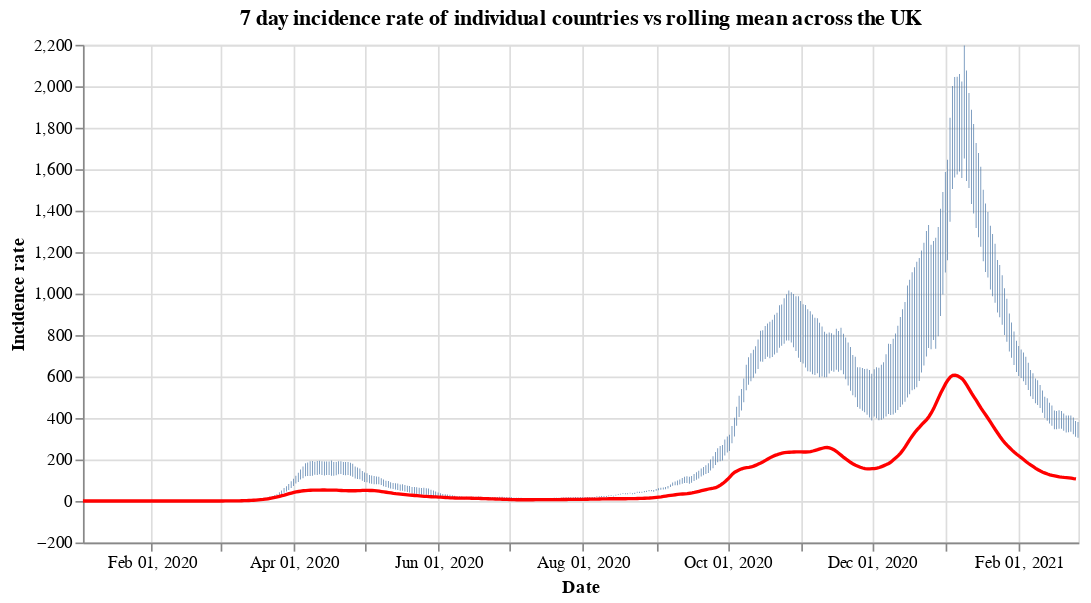

Notebook cell for this chart:
### Code cell
#collapse
countries = uk_cases['areaName'].unique()
countries.sort()

selection = alt.selection_single(
    name='Select',
    fields=['areaName'],
    init={'areaName': 'Wales'},
    bind={'areaName': alt.binding_select(options=countries)}
)

# scatter plot, modify opacity based on selection
bars = alt.Chart(uk_cases).mark_bar().add_selection(
    selection
).encode(
    x=alt.X("yearmonthdate(date):T", axis=alt.Axis(title='Date')),
    y=alt.Y("weeklyCasesRate:Q", axis=alt.Axis(title='Incidence rate')),
    tooltip='weeklyCasesRate:Q',
    opacity=alt.condition(selection, alt.value(1), alt.value(0))
).properties(title=f'7 day incidence rate of individual countries vs rolling mean across the UK', width=600)

line = alt.Chart(overview_cases).mark_line(
    color='red',
    size=2,
).transform_window(
    rolling_mean='mean(weeklyCasesRate)',
    frame=[0, 7]
).encode(
    x='yearmonthdate(date):T',
    y='rolling_mean:Q'
)

alt.layer(bars, line)

### Figure 1 — Vega-Lite specification as saved in the notebook (floating-point values rounded to 4 significant figures; data arrays with more than 128 entries replaced by an {"elided": "..."} marker saying what was removed)
{"config": {"view": {"continuousWidth": 400, "continuousHeight": 300}}, "layer": [{"data": {"name": "data-343a2b34e7bfd1177d5d90d0955714c8"}, "mark": "bar", "encoding": {"opacity": {"condition": {"value": 1, "selection": "Select"}, "value": 0}, "tooltip": {"type": "quantitative", "field": "weeklyCasesRate"}, "x": {"type": "temporal", "axis": {"title": "Date"}, "field": "date", "timeUnit": "yearmonthdate"}, "y": {"type": "quantitative", "axis": {"title": "Incidence rate"}, "field": "weeklyCasesRate"}}, "selection": {"Select": {"type": "single", "fields": ["areaName"], "init": {"areaName": "Wales"}, "bind": {"areaName": {"input": "select", "options": ["England", "Northern Ireland", "Scotland", "Wales"]}}}}, "title": "7 day incidence rate of individual countries vs rolling mean across the UK", "width": 600}, {"data": {"name": "data-6da4cddec6e5ccd031ffa8d15d61da49"}, "mark": {"type": "line", "color": "red", "size": 2}, "encoding": {"x": {"type": "temporal", "field": "date", "timeUnit": "yearmonthdate"}, "y": {"type": "quantitative", "field": "rolling_mean"}}, "transform": [{"window": [{"op": "mean", "field": "weeklyCasesRate", "as": "rolling_mean"}], "frame": [0, 7]}]}], "$schema": "https://vega.github.io/schema/vega-lite/v4.8.1.json", "datasets": {"data-343a2b34e7bfd1177d5d90d0955714c8": {"elided": "1680 records"}, "data-6da4cddec6e5ccd031ffa8d15d61da49": {"elided": "420 records"}}}
